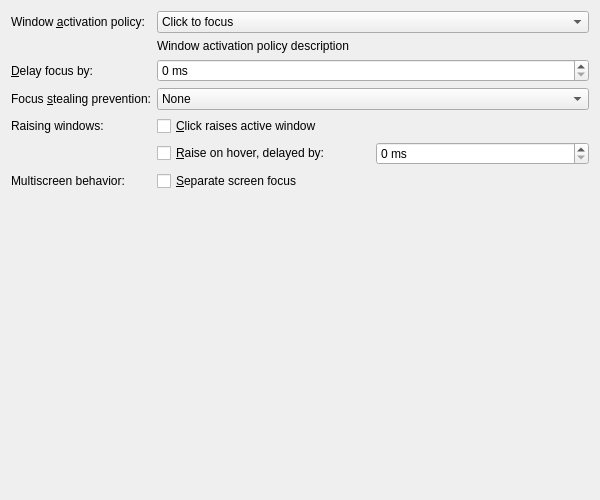
<?xml version="1.0" encoding="UTF-8"?>

<!--
SPDX-FileCopyrightText: 2023 Roman Gilg <subdiff@gmail.com>

SPDX-License-Identifier: GPL-2.0-or-later
-->

<ui version="4.0">
 <class>KWinFocusConfigForm</class>
 <widget class="QWidget" name="KWinFocusConfigForm">
  <property name="geometry">
   <rect>
    <x>0</x>
    <y>0</y>
    <width>600</width>
    <height>500</height>
   </rect>
  </property>
  <layout class="QVBoxLayout" name="verticalLayout">
   <item>
    <layout class="QFormLayout" name="formLayout_1">
     <property name="formAlignment">
      <set>Qt::AlignHCenter|Qt::AlignTop</set>
     </property>
     <item row="0" column="0">
      <widget class="QLabel" name="windowFocusPolicyLabel">
       <property name="text">
        <string>Window &amp;activation policy:</string>
       </property>
       <property name="buddy">
        <cstring>windowFocusPolicy</cstring>
       </property>
      </widget>
     </item>
     <item row="0" column="1">
      <widget class="QComboBox" name="windowFocusPolicy">
       <property name="whatsThis">
        <string>With this option you can specify how and when windows will be focused.</string>
       </property>
       <item>
        <property name="text">
         <string comment="sassa asas">Click to focus</string>
        </property>
       </item>
       <item>
        <property name="text">
         <string>Click to focus (mouse precedence)</string>
        </property>
       </item>
       <item>
        <property name="text">
         <string>Focus follows mouse</string>
        </property>
       </item>
       <item>
        <property name="text">
         <string>Focus follows mouse (mouse precedence)</string>
        </property>
       </item>
       <item>
        <property name="text">
         <string>Focus under mouse</string>
        </property>
       </item>
       <item>
        <property name="text">
         <string>Focus strictly under mouse</string>
        </property>
       </item>
      </widget>
     </item>
     <item row="2" column="0">
      <widget class="QLabel" name="delayFocusOnLabel">
       <property name="text">
        <string>&amp;Delay focus by:</string>
       </property>
       <property name="alignment">
        <set>Qt::AlignRight|Qt::AlignTrailing|Qt::AlignVCenter</set>
       </property>
       <property name="buddy">
        <cstring>kcfg_DelayFocusInterval</cstring>
       </property>
      </widget>
     </item>
     <item row="2" column="1">
      <widget class="QSpinBox" name="kcfg_DelayFocusInterval">
       <property name="whatsThis">
        <string>This is the delay after which the window the mouse pointer is over will automatically receive focus.</string>
       </property>
       <property name="suffix">
        <string> ms</string>
       </property>
       <property name="minimum">
        <number>0</number>
       </property>
       <property name="maximum">
        <number>3000</number>
       </property>
       <property name="singleStep">
        <number>100</number>
       </property>
      </widget>
     </item>
     <item row="3" column="0">
      <widget class="QLabel" name="focusStealingLabel">
       <property name="text">
        <string>Focus &amp;stealing prevention:</string>
       </property>
       <property name="alignment">
        <set>Qt::AlignRight|Qt::AlignTrailing|Qt::AlignVCenter</set>
       </property>
       <property name="buddy">
        <cstring>kcfg_FocusStealingPreventionLevel</cstring>
       </property>
      </widget>
     </item>
     <item row="3" column="1">
      <widget class="QComboBox" name="kcfg_FocusStealingPreventionLevel">
       <property name="whatsThis">
        <string>&lt;html&gt;&lt;head/&gt;&lt;body&gt;&lt;p&gt;This option specifies how much KWin will try to prevent unwanted focus stealing caused by unexpected activation of new windows. (Note: This feature does not work with the &lt;span style=&quot; font-style:italic;&quot;&gt;Focus under mouse&lt;/span&gt; or &lt;span style=&quot; font-style:italic;&quot;&gt;Focus strictly under mouse&lt;/span&gt; focus policies.) &lt;/p&gt;&lt;ul style=&quot;margin-top: 0px; margin-bottom: 0px; margin-left: 0px; margin-right: 0px; -qt-list-indent: 1;&quot;&gt;&lt;li style=&quot; margin-top:12px; margin-bottom:0px; margin-left:0px; margin-right:0px; -qt-block-indent:0; text-indent:0px;&quot;&gt;&lt;span style=&quot; font-style:italic;&quot;&gt;None:&lt;/span&gt; Prevention is turned off and new windows always become activated.&lt;/li&gt;&lt;li style=&quot; margin-top:0px; margin-bottom:0px; margin-left:0px; margin-right:0px; -qt-block-indent:0; text-indent:0px;&quot;&gt;&lt;span style=&quot; font-style:italic;&quot;&gt;Low:&lt;/span&gt; Prevention is enabled; when some window does not have support for the underlying mechanism and KWin cannot reliably decide whether to activate the window or not, it will be activated. This setting may have both worse and better results than the medium level, depending on the applications.&lt;/li&gt;&lt;li style=&quot; margin-top:0px; margin-bottom:0px; margin-left:0px; margin-right:0px; -qt-block-indent:0; text-indent:0px;&quot;&gt;&lt;span style=&quot; font-style:italic;&quot;&gt;Medium:&lt;/span&gt; Prevention is enabled.&lt;/li&gt;&lt;li style=&quot; margin-top:0px; margin-bottom:0px; margin-left:0px; margin-right:0px; -qt-block-indent:0; text-indent:0px;&quot;&gt;&lt;span style=&quot; font-style:italic;&quot;&gt;High:&lt;/span&gt; New windows get activated only if no window is currently active or if they belong to the currently active application. This setting is probably not really usable when not using mouse focus policy.&lt;/li&gt;&lt;li style=&quot; margin-top:0px; margin-bottom:12px; margin-left:0px; margin-right:0px; -qt-block-indent:0; text-indent:0px;&quot;&gt;&lt;span style=&quot; font-style:italic;&quot;&gt;Extreme:&lt;/span&gt; All windows must be explicitly activated by the user.&lt;/li&gt;&lt;/ul&gt;&lt;p&gt;Windows that are prevented from stealing focus are marked as demanding attention, which by default means their taskbar entry will be highlighted. This can be changed in the Notifications control module.&lt;/p&gt;&lt;/body&gt;&lt;/html&gt;</string>
       </property>
       <item>
        <property name="text">
         <string extracomment="Focus Stealing Prevention Level">None</string>
        </property>
       </item>
       <item>
        <property name="text">
         <string extracomment="Focus Stealing Prevention Level">Low</string>
        </property>
       </item>
       <item>
        <property name="text">
         <string extracomment="Focus Stealing Prevention Level">Medium</string>
        </property>
       </item>
       <item>
        <property name="text">
         <string extracomment="Focus Stealing Prevention Level">High</string>
        </property>
       </item>
       <item>
        <property name="text">
         <string extracomment="Focus Stealing Prevention Level">Extreme</string>
        </property>
       </item>
      </widget>
     </item>
     <item row="4" column="0">
      <widget class="QLabel" name="raisingWindowsLabel">
       <property name="text">
        <string>Raising windows:</string>
       </property>
      </widget>
     </item>
     <item row="4" column="1">
      <widget class="QCheckBox" name="kcfg_ClickRaise">
       <property name="whatsThis">
        <string>When this option is enabled, the active window will be brought to the front when you click somewhere into the window contents. To change it for inactive windows, you need to change the settings in the Actions tab.</string>
       </property>
       <property name="text">
        <string>&amp;Click raises active window</string>
       </property>
      </widget>
     </item>
     <item row="5" column="1">
      <layout class="QHBoxLayout" name="horizontalLayout_1">
       <item>
        <widget class="QCheckBox" name="kcfg_AutoRaise">
         <property name="whatsThis">
          <string>When this option is enabled, a window in the background will automatically come to the front when the mouse pointer has been over it for some time.</string>
         </property>
         <property name="text">
          <string>&amp;Raise on hover, delayed by:</string>
         </property>
        </widget>
       </item>
       <item>
        <widget class="QSpinBox" name="kcfg_AutoRaiseInterval">
         <property name="whatsThis">
          <string>This is the delay after which the window that the mouse pointer is over will automatically come to the front.</string>
         </property>
         <property name="suffix">
          <string> ms</string>
         </property>
         <property name="minimum">
          <number>0</number>
         </property>
         <property name="maximum">
          <number>3000</number>
         </property>
         <property name="singleStep">
          <number>100</number>
         </property>
        </widget>
       </item>
      </layout>
     </item>
     <item row="6" column="0">
      <widget class="QLabel" name="multiscreenBehaviorLabel">
       <property name="text">
        <string>Multiscreen behavior:</string>
       </property>
      </widget>
     </item>
     <item row="6" column="1">
      <widget class="QCheckBox" name="kcfg_SeparateScreenFocus">
       <property name="whatsThis">
        <string>When this option is enabled, focus operations are limited only to the active Xinerama screen</string>
       </property>
       <property name="text">
        <string>&amp;Separate screen focus</string>
       </property>
      </widget>
     </item>
     <item row="1" column="1">
      <widget class="QLabel" name="windowFocusPolicyDescriptionLabel">
       <property name="minimumSize">
        <size>
         <width>280</width>
         <height>0</height>
        </size>
       </property>
       <property name="text">
        <string>Window activation policy description</string>
       </property>
       <property name="alignment">
        <set>Qt::AlignLeading|Qt::AlignLeft|Qt::AlignTop</set>
       </property>
       <property name="wordWrap">
        <bool>true</bool>
       </property>
      </widget>
     </item>
    </layout>
   </item>
   <item>
    <spacer name="verticalSpacer">
     <property name="orientation">
      <enum>Qt::Vertical</enum>
     </property>
     <property name="sizeHint" stdset="0">
      <size>
       <width>20</width>
       <height>40</height>
      </size>
     </property>
    </spacer>
   </item>
  </layout>
 </widget>
 <resources/>
 <connections>
  <connection>
   <sender>kcfg_AutoRaise</sender>
   <signal>toggled(bool)</signal>
   <receiver>kcfg_AutoRaiseInterval</receiver>
   <slot>setEnabled(bool)</slot>
   <hints>
    <hint type="sourcelabel">
     <x>338</x>
     <y>189</y>
    </hint>
    <hint type="destinationlabel">
     <x>485</x>
     <y>189</y>
    </hint>
   </hints>
  </connection>
  <connection>
   <sender>kcfg_AutoRaise</sender>
   <signal>toggled(bool)</signal>
   <receiver>kcfg_ClickRaise</receiver>
   <slot>setDisabled(bool)</slot>
   <hints>
    <hint type="sourcelabel">
     <x>338</x>
     <y>189</y>
    </hint>
    <hint type="destinationlabel">
     <x>333</x>
     <y>155</y>
    </hint>
   </hints>
  </connection>
 </connections>
</ui>
